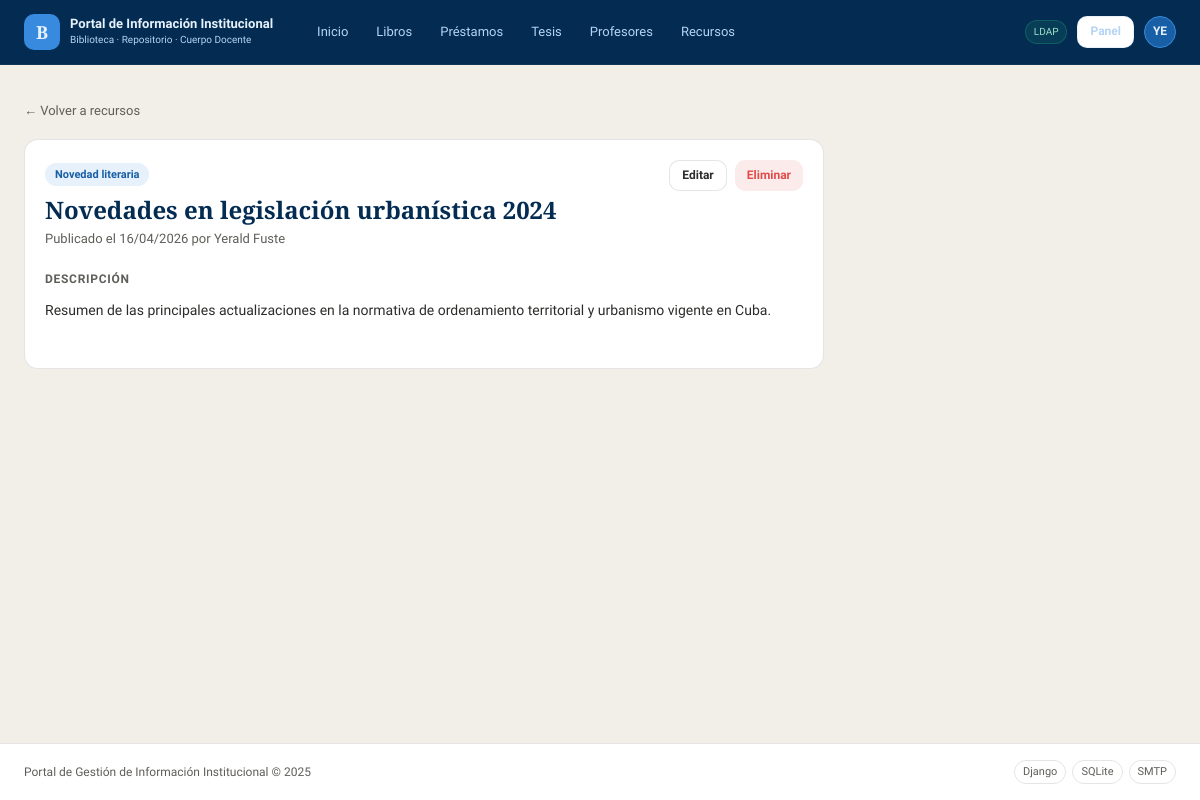
/biblioteca/recursos/5/ (signed in), run on the app's committed database.
### biblioteca/models.py (models this page shows, shortened)
class Recurso(models.Model):
    TIPO_CHOICES = [
        ('novedad',   'Novedad literaria'),
        ('tutorial',  'Tutorial'),
        ('manual',    'Manual'),
        ('video',     'Video'),
    ]
    titulo      = models.CharField(max_length=300)
    tipo        = models.CharField(max_length=20, choices=TIPO_CHOICES)
    descripcion = models.TextField(blank=True)
    archivo     = models.FileField(upload_to='recursos/', null=True, blank=True,
                                    verbose_name='Archivo (PDF, DOC...)')
    url_video   = models.URLField(blank=True, verbose_name='URL del video (YouTube, etc.)')
    imagen      = models.ImageField(upload_to='recursos/imagenes/', null=True, blank=True)
    publicado   = models.BooleanField(default=True)
    destacado   = models.BooleanField(default=False,
                                       verbose_name='Destacar en inicio')
    fecha_publicacion = models.DateTimeField(auto_now_add=True)
    autor       = models.ForeignKey(User, on_delete=models.SET_NULL,
                                     null=True, blank=True,
                                     related_name='recursos',
                                     verbose_name='Publicado por')
    class Meta:
        verbose_name        = 'Recurso'
        verbose_name_plural = 'Recursos'
        ordering            = ['-fecha_publicacion']
    def tiene_archivo(self):
        return bool(self.archivo)
    def tiene_video(self):
        return bool(self.url_video)

### biblioteca/views.py (the view)
# urls.py: path('recursos/<int:pk>/',                views.recurso_detail,     name='recurso_detail'),
@login_required
def recurso_detail(request, pk):
    recurso = get_object_or_404(Recurso, pk=pk, publicado=True)
    return render(request, 'biblioteca/recurso_detail.html', {'recurso': recurso})

### templates/biblioteca/recurso_detail.html (shortened to what this page needs)
{% extends 'base.html' %}
{% block content %}
<div style="margin-bottom:1rem;">
  <a href="{% url 'biblioteca:recurso_list' %}" style="font-size:13px; color:var(--gris-medio);">
    ← Volver a recursos
  </a>
</div>
<div style="max-width:800px;">
  <div class="card">
    <div style="display:flex; justify-content:space-between; align-items:flex-start; margin-bottom:1.25rem;">
      <div>
        {% if recurso.tipo == 'novedad' %}
          <span class="badge badge--info" style="margin-bottom:8px; display:inline-block;">Novedad literaria</span>
        {% elif recurso.tipo == 'tutorial' %}
          <span class="badge" style="background:var(--verde-fondo); color:var(--verde); margin-bottom:8px; display:inline-block;">Tutorial</span>
        {% elif recurso.tipo == 'manual' %}
          <span class="badge" style="background:var(--ambar-fondo); color:var(--ambar); margin-bottom:8px; display:inline-block;">Manual</span>
        {% elif recurso.tipo == 'video' %}
          <span class="badge" style="background:var(--rojo-fondo); color:var(--rojo); margin-bottom:8px; display:inline-block;">Video</span>
        {% endif %}
        <h1 style="font-family:var(--fuente-titulo); font-size:24px;
                   color:var(--azul-oscuro); line-height:1.3;">
          {{ recurso.titulo }}
        </h1>
        <p style="font-size:13px; color:var(--gris-medio); margin-top:4px;">
          Publicado el {{ recurso.fecha_publicacion|date:"d/m/Y" }}
          {% if recurso.autor %} por {{ recurso.autor.get_full_name|default:recurso.autor.username }}{% endif %}
        </p>
      </div>
      {% if user.is_staff %}
        <div style="display:flex; gap:8px; flex-shrink:0;">
          <a href="{% url 'biblioteca:recurso_editar' recurso.pk %}" class="btn btn--secondary btn--sm">Editar</a>
          <a href="{% url 'biblioteca:recurso_eliminar' recurso.pk %}" class="btn btn--danger btn--sm">Eliminar</a>
        </div>
      {% endif %}
    </div>
    {% if recurso.descripcion %}
      <div style="margin-bottom:1.5rem;">
        <div style="font-size:12px; font-weight:600; text-transform:uppercase;
                    letter-spacing:.06em; color:var(--gris-medio); margin-bottom:8px;">
          Descripción
        </div>
        <p style="font-size:14px; line-height:1.9; color:var(--gris-texto);">
          {{ recurso.descripcion|linebreaksbr }}
        </p>
      </div>
    {% endif %}
  </div>
</div>
{% endblock %}

### templates/includes/navbar.html (shortened to what this page needs)
{% load static %}
<header class="navbar">
  <div class="navbar__inner">
    <a href="{% url 'home' %}" class="navbar__brand">
      <div class="navbar__logo">B</div>
      <div>
        <div class="navbar__title">Portal de Información Institucional</div>
        <div class="navbar__sub">Biblioteca · Repositorio · Cuerpo Docente</div>
      </div>
    </a>
    <nav class="navbar__nav">
      <a href="{% url 'home' %}" class="nav-link {% if request.resolver_match.url_name == 'home' %}nav-link--active{% endif %}">Inicio</a>
      <a href="{% url 'biblioteca:libro_list' %}" class="nav-link">Libros</a>
      <a href="{% url 'biblioteca:prestamo_list' %}" class="nav-link">Préstamos</a>
      <a href="{% url 'biblioteca:tesis_list' %}" class="nav-link">Tesis</a>
      <a href="{% url 'biblioteca:profesor_list' %}" class="nav-link">Profesores</a>
      <a href="{% url 'biblioteca:recurso_list' %}" class="nav-link">Recursos</a>
    </nav>
    <div class="navbar__auth">
      {% if user.is_authenticated %}
        <span class="ldap-badge">LDAP</span>
        {% if user.is_staff %}
          <a href="{% url 'biblioteca:panel' %}"
            class="btn btn--secondary btn--sm"
            style="color:var(--azul-palido); border-color:rgba(181,212,244,0.3);">
            Panel
          </a>
        {% endif %}
        <div class="user-menu">
          <div class="user-avatar">{{ user.username|slice:":2"|upper }}</div>
        </div>
      {% else %}
        <a href="{% url 'login' %}" class="btn btn--primary btn--sm">Iniciar sesión</a>
      {% endif %}
    </div>
  </div>
</header>

### static/css/main.css (style rules this page uses)
:root { --azul-oscuro: #042C53; --azul-medio: #0C447C; --azul: #185FA5; --azul-claro: #378ADD; --azul-palido: #B5D4F4; --azul-fondo: #E6F1FB; --verde: #1D9E75; --verde-fondo: #E1F5EE; --rojo: #E24B4A; --rojo-fondo: #FCEBEB; --ambar: #EF9F27; --ambar-fondo: #FAEEDA; --gris-texto: #2C2C2A; --gris-medio: #5F5E5A; --gris-suave: #B4B2A9; --gris-fondo: #F1EFE8; --blanco: #ffffff; --borde: rgba(44,44,42,0.12); --sombra: 0 1px 4px rgba(0,0,0,0.08); --radio-sm: 6px; --radio-md: 10px; --radio-lg: 14px; --radio-pill: 999px; --fuente-titulo: 'Playfair Display', Georgia, serif; --fuente-cuerpo: 'Source Sans 3', system-ui, sans-serif; }
*, *::before, *::after { box-sizing: border-box; margin: 0; padding: 0; }
html { font-size: 16px; }
body { font-family: var(--fuente-cuerpo); background: var(--gris-fondo); color: var(--gris-texto); line-height: 1.6; min-height: 100vh; display: flex; flex-direction: column; }
a { color: var(--azul-claro); text-decoration: none; }
.navbar { background: var(--azul-oscuro); position: sticky; top: 0; z-index: 100; border-bottom: 1px solid rgba(255,255,255,0.06); }
.navbar__inner { max-width: 1280px; margin: 0 auto; padding: 0 1.5rem; height: 64px; display: flex; align-items: center; gap: 2rem; }
.navbar__brand { display: flex; align-items: center; gap: 10px; text-decoration: none; flex-shrink: 0; }
.navbar__logo { width: 36px; height: 36px; border-radius: var(--radio-md); background: var(--azul-claro); display: flex; align-items: center; justify-content: center; font-family: var(--fuente-titulo); font-size: 18px; font-weight: 700; color: var(--azul-fondo); }
.navbar__title { font-size: 13px; font-weight: 600; color: var(--azul-fondo); line-height: 1.2; }
.navbar__sub { font-size: 10px; color: var(--azul-palido); font-weight: 300; }
.navbar__nav { display: flex; align-items: center; gap: 4px; flex: 1; }
.nav-link { font-size: 13px; color: var(--azul-palido); font-weight: 400; padding: 6px 12px; border-radius: var(--radio-pill); transition: background 0.15s, color 0.15s; }
.navbar__auth { display: flex; align-items: center; gap: 10px; margin-left: auto; }
.ldap-badge { font-size: 10px; color: #9FE1CB; background: rgba(29,158,117,0.15); border: 1px solid rgba(29,158,117,0.35); padding: 3px 8px; border-radius: var(--radio-pill); }
.user-menu { position: relative; }
.user-avatar { width: 32px; height: 32px; border-radius: 50%; background: var(--azul); border: 1px solid var(--azul-claro); display: flex; align-items: center; justify-content: center; font-size: 12px; font-weight: 600; color: var(--azul-fondo); cursor: pointer; }
.btn { display: inline-flex; align-items: center; gap: 6px; padding: 9px 18px; border-radius: var(--radio-md); font-size: 14px; font-weight: 600; font-family: var(--fuente-cuerpo); cursor: pointer; border: none; transition: opacity 0.15s, transform 0.1s; text-decoration: none; }
.btn--secondary { background: var(--blanco); color: var(--gris-texto); border: 1px solid var(--borde); }
.btn--danger { background: var(--rojo-fondo); color: var(--rojo); }
.btn--sm { padding: 5px 12px; font-size: 12px; }
.card { background: var(--blanco); border: 1px solid var(--borde); border-radius: var(--radio-lg); padding: 1.25rem; }
.badge { font-size: 11px; font-weight: 600; padding: 3px 10px; border-radius: var(--radio-pill); display: inline-block; }
.badge--info { background: var(--azul-fondo); color: var(--azul); }

### data on the page
Recurso: titulo "Novedades en legislación urbanística 2024", fecha_publicacion "16/04/2026", autor.get_full_name "Yerald Fuste", descripcion "Resumen de las principales actualizaciones en la normativa de ordenamiento territorial y urbanismo vigente en Cuba."

### other printed values
{{ user.username|slice:":2"|upper }} "YE"
